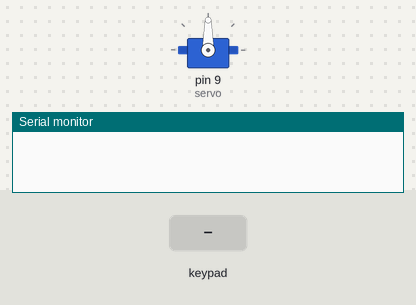
A sketch run on a simulated Arduino Mega 2560, built with avr-gcc and run on an emulated ATmega2560. Parts: servo, the last lines printed to the serial monitor. The test bench sets the inputs (shaded band).

Above: at 1.2 s.
1.3 s: keypad keys 2 3 2 5 2 7 2 9 * pressed 0.4 s apart
At 5.6 s:
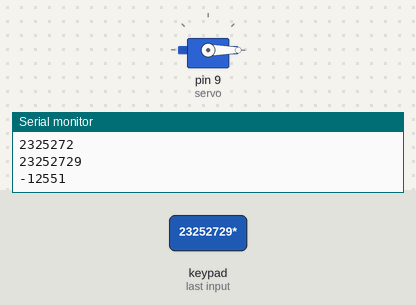
6.4 s: keypad keys 3 1 3 3 3 5 3 7 * pressed 0.4 s apart
At 10.9 s:
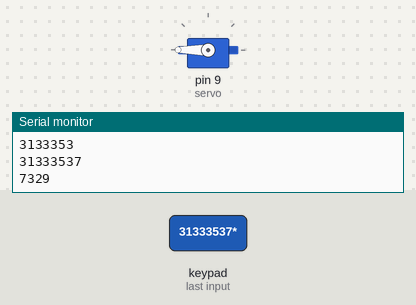
11.5 s: key '*' pressed
At 12.4 s:
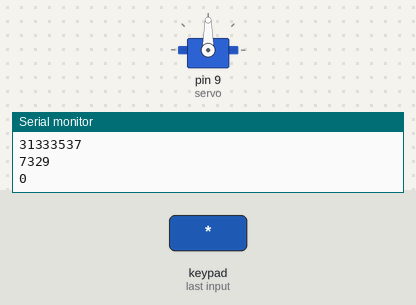
Timing chart, 0 to 14.5 s (numbered marks = the images above; inputs shaded):
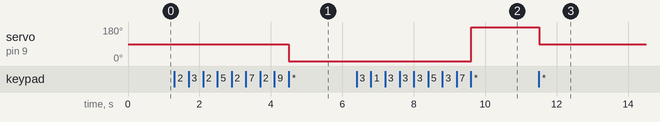

Measured:
- after the input at 1.3 s, servo on pin 9 (servo): 90° → 0° after 3.2 s
- after the input at 6.4 s, servo on pin 9 (servo): 0° → 180° after 3.2 s
- after the input at 11.5 s, servo on pin 9 (servo): 180° → 90° at once

The sketch:

micro4_part2.ino
```cpp
#include <Servo.h>
#include <Keypad.h>

//Setting Keypad configs
const byte ROWS = 4; //four rows
const byte COLS = 4; //four columns
char keys[ROWS][COLS] = {
  {'7','8','9','/'},
  {'4','5','6','*'},
  {'1','2','3','-'},
  {'O','0','=','+'}
};
byte rowPins[ROWS] = {23, 25, 27, 29}; //connect to the row pinouts of the keypad
byte colPins[COLS] = {31,33, 35,37}; //connect to the column pinouts of the keypad

Keypad keypad = Keypad( makeKeymap(keys), rowPins, colPins, ROWS, COLS );
//Servo
Servo servo;  // create servo object to control a servo


void setup() {
  servo.attach(9,1000,2000);  // attaches the servo on pin 9 to the servo object
   Serial.begin(9600);
}
void loop() {
  // put your main code here, to run repeatedly:
  static String degree="";
  char key = keypad.getKey();
  if (key){
    if (key == '*')
    {
      int value = degree.toInt()  ;
    Serial.print(value);
    if(value >180){
      value=value-360;
      value=map(value,-180,0,0,180);
    }
    else{
      value=map(value,-180,180,0,180);
    }
    servo.write(value);
    degree="";
    }
    else if (key >= '0' && key <= '9')
    {
      degree += key;
    }

    Serial.println(degree);
  }


    }
```
